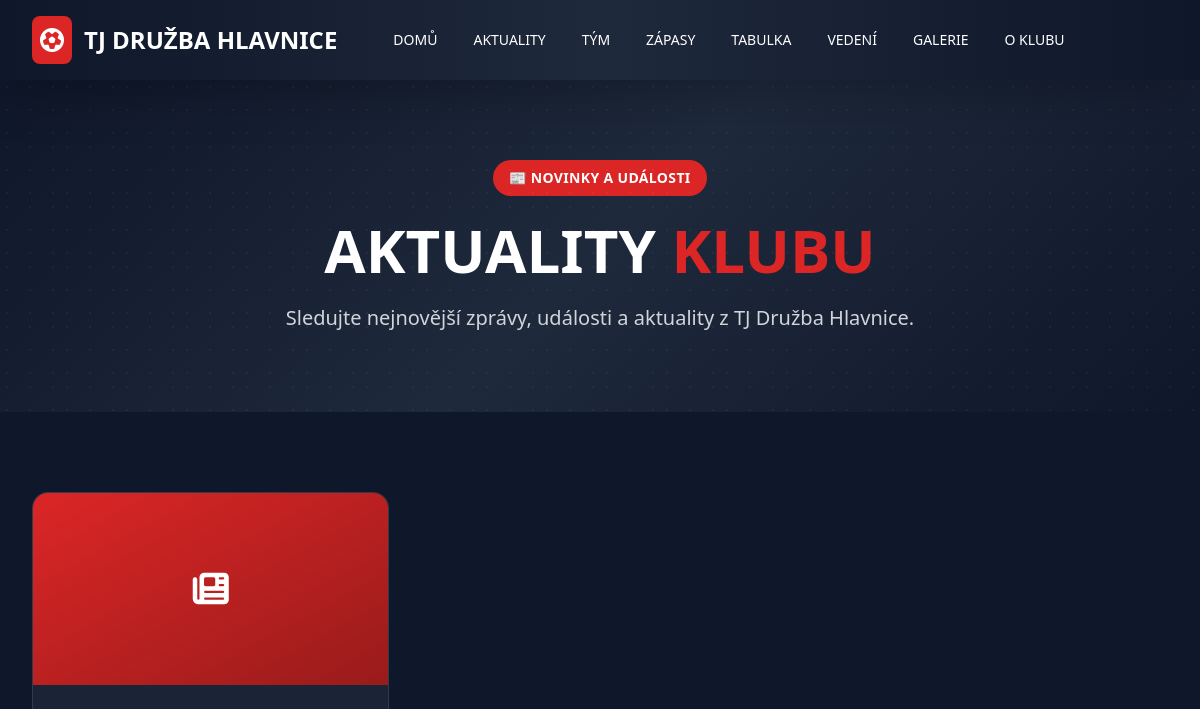
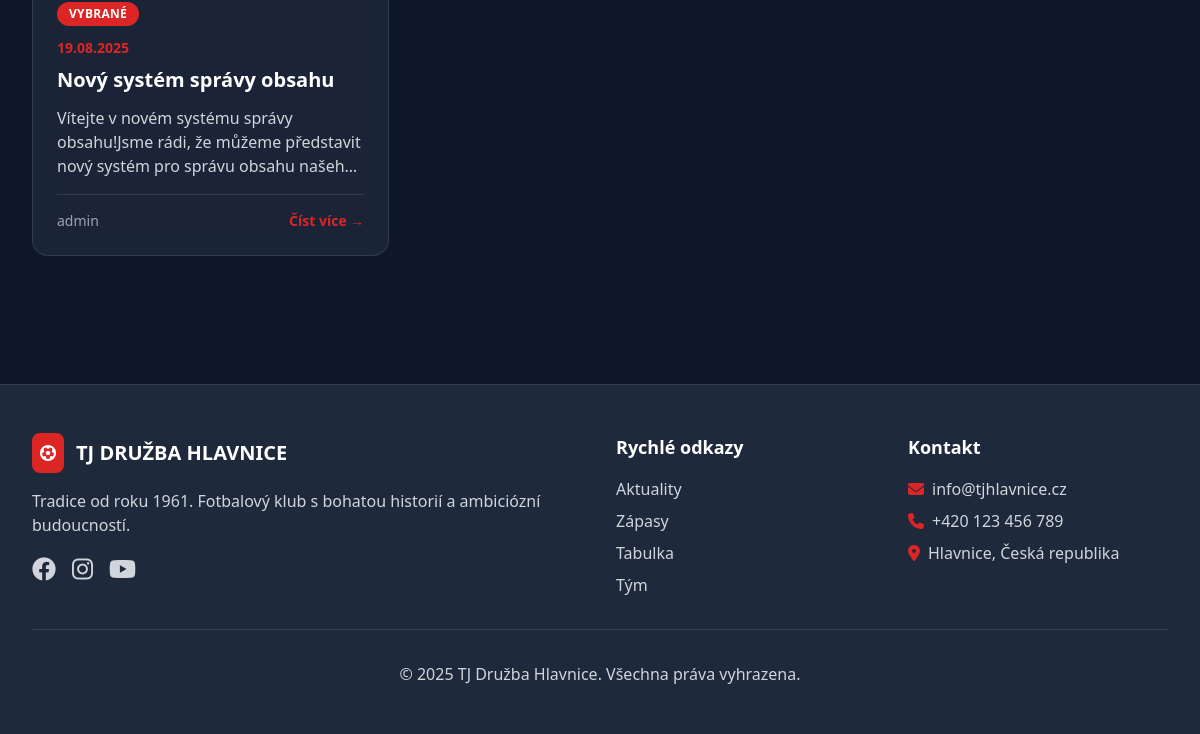
The page /news/ on the database as committed earlier (2 pictures, top to bottom).
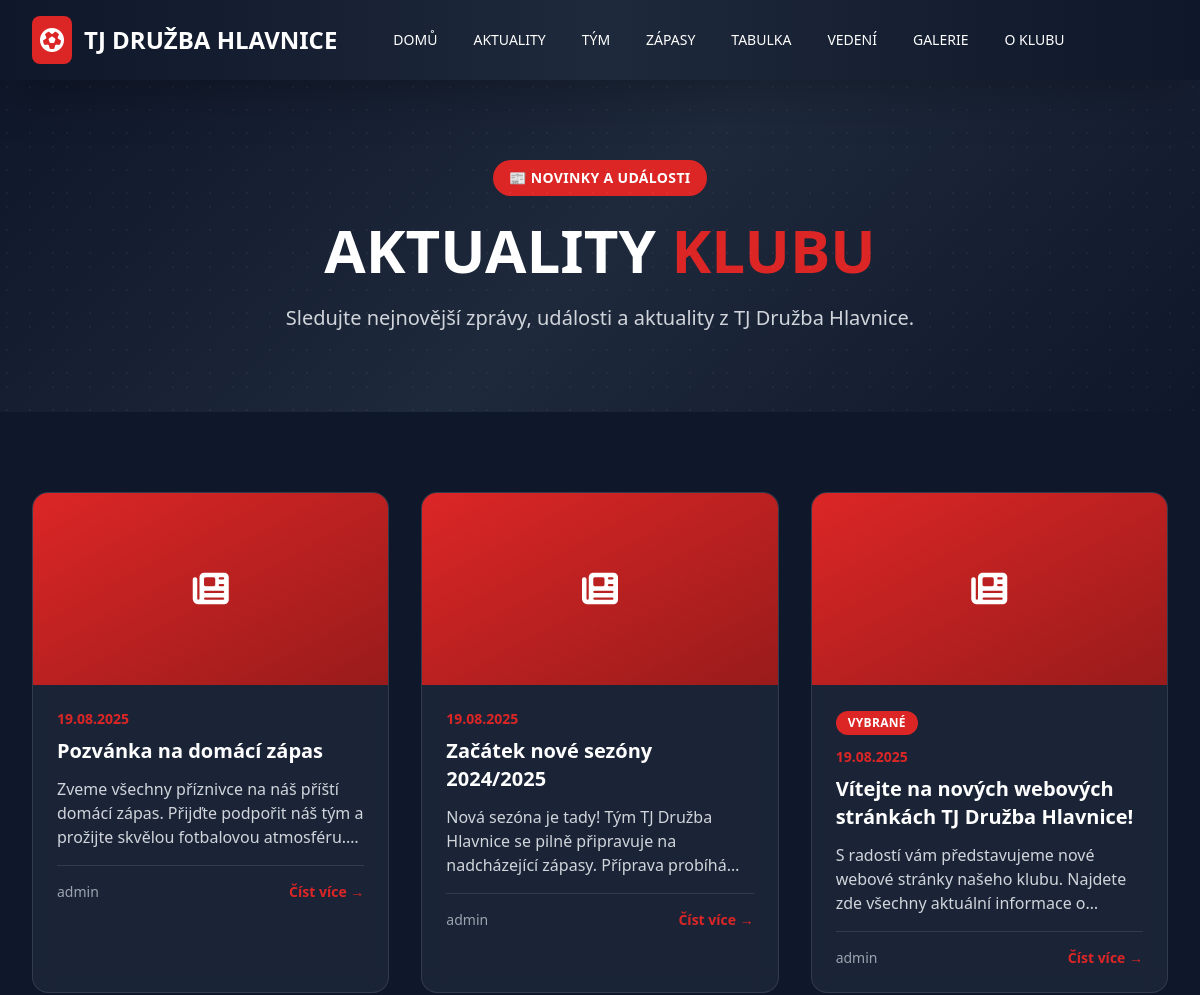
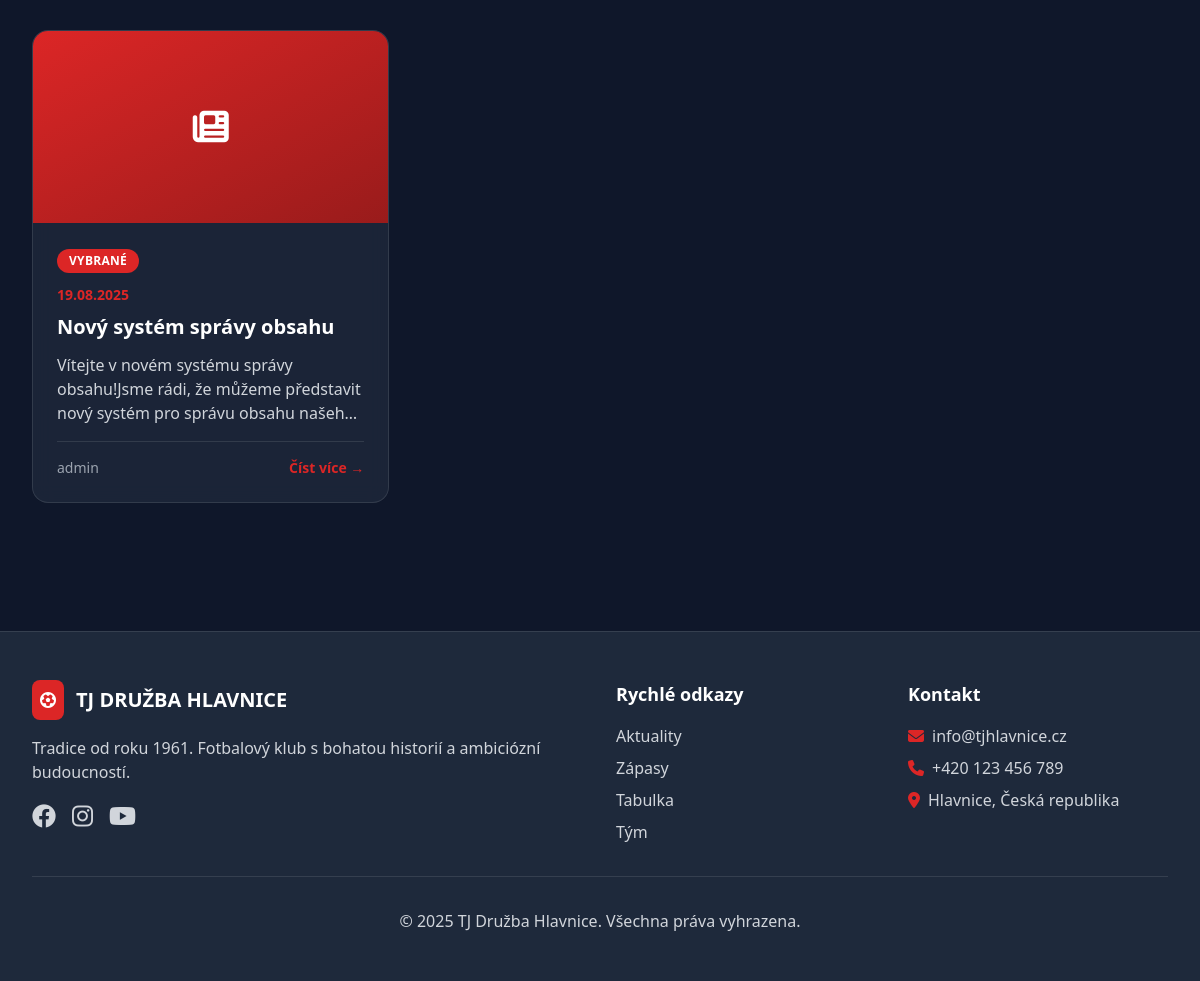
The same page on the database as committed later (2 pictures, top to bottom).
### football/models.py (models this page shows, shortened)
class News(models.Model):
    title = models.CharField(max_length=200, verbose_name=_("Nadpis"))
    content = CKEditor5Field(config_name='extends', verbose_name=_("Obsah"), help_text=_("Obsah článku"))
    image = models.ImageField(upload_to='news/', blank=True, null=True, verbose_name=_("Obrázek"))
    created_at = models.DateTimeField(auto_now_add=True, verbose_name=_("Vytvořeno"))
    updated_at = models.DateTimeField(auto_now=True, verbose_name=_("Upraveno"))
    author = models.ForeignKey(User, on_delete=models.CASCADE, verbose_name=_("Autor"))
    is_featured = models.BooleanField(default=False, verbose_name=_("Doporučený článek"))
    published = models.BooleanField(default=True, verbose_name=_("Publikováno"))
    class Meta:
        ordering = ['-created_at']
        verbose_name = _("Aktualita")
        verbose_name_plural = _("Aktuality")

### football/views.py (the view)
# urls.py: path('news/', views.NewsListView.as_view(), name='news_list'),
class NewsListView(ListView):
    model = News
    template_name = 'football/news_list.html'
    context_object_name = 'news_list'
    paginate_by = 10
    def get_queryset(self):
        try:
            return News.objects.filter(published=True)
        except Exception as e:
            import logging
            logger = logging.getLogger(__name__)
            logger.error(f"Error fetching news: {e}")
            return News.objects.none()

### templates/football/news_list.html (shortened to what this page needs)
{% extends 'base.html' %} {% load static %}  {% block content %}
<section class="hero-bg py-20 px-4 sm:px-6 lg:px-8">
  <div class="max-w-7xl mx-auto text-center">
    <span
      class="inline-block bg-club-red px-4 py-2 rounded-full text-sm font-semibold uppercase tracking-wide text-white mb-6"
    >
      📰 Novinky a události
    </span>
    <h1 class="text-4xl lg:text-6xl font-bold text-white mb-6">
      AKTUALITY <span class="text-club-red">KLUBU</span>
    </h1>
    <p class="text-xl text-gray-300 max-w-3xl mx-auto">
      Sledujte nejnovější zprávy, události a aktuality z TJ Družba Hlavnice.
    </p>
  </div>
</section>
<section class="py-20 px-4 sm:px-6 lg:px-8">
  <div class="max-w-7xl mx-auto">
    {% if news_list %}
    <div class="grid grid-cols-1 md:grid-cols-2 lg:grid-cols-3 gap-8">
      {% for news in news_list %}
      <article
        class="glass-card rounded-2xl overflow-hidden hover:scale-105 transition-all duration-300"
      >
        {% if news.image %}
        <div
          class="h-48 bg-cover bg-center"
          style="background-image: url('{{ news.image.url }}');"
        ></div>
        {% else %}
        <div
          class="h-48 bg-gradient-to-br from-club-red to-club-red-dark flex items-center justify-center"
        >
          <i class="fas fa-newspaper text-4xl text-white"></i>
        </div>
        {% endif %}
        <div class="p-6">
          {% if news.is_featured %}
          <div
            class="inline-block bg-club-red text-white text-xs px-3 py-1 rounded-full mb-3 font-semibold uppercase tracking-wide"
          >
            Vybrané
          </div>
          {% endif %}
          <div class="text-club-red text-sm font-semibold mb-2">
            {{ news.created_at|date:"d.m.Y" }}
          </div>
          <h2 class="text-xl font-bold text-white mb-3 line-clamp-2">
            <a
              href="{% url 'news_detail' news.pk %}"
              class="hover:text-club-red transition-colors duration-200"
            >
              {{ news.title }}
            </a>
          </h2>
          <p class="text-gray-300 mb-4 line-clamp-3">
            {{ news.content|striptags|truncatewords:20 }}
          </p>
          <div
            class="flex items-center justify-between pt-4 border-t border-white/10"
          >
            <div class="flex items-center text-sm text-gray-400">
              {{ news.author.get_full_name|default:news.author.username }}
            </div>
            <a
              href="{% url 'news_detail' news.pk %}"
              class="text-club-red hover:text-white font-semibold text-sm transition-colors duration-200"
            >
              Číst více →
            </a>
          </div>
        </div>
      </article>
      {% endfor %}
    </div>
    {% endif %}
  </div>
  {% endblock %}

Rows that differ between the two databases and show on the page:
added News: created_at "19.08.2025", title "Pozvánka na domácí zápas", content "Zveme všechny příznivce na náš příští domácí zápas. Přijďte podpořit náš tým a prožijte skvělou fotbalovou…", author.get_full_name "admin"
added News: created_at "19.08.2025", title "Začátek nové sezóny 2024/2025", content "Nová sezóna je tady! Tým TJ Družba Hlavnice se pilně připravuje na nadcházející zápasy. Příprava…", author.get_full_name "admin"
added News: is_featured "VYBRANÉ", created_at "19.08.2025", title "Vítejte na nových webových stránkách TJ Družba Hlavnice!", content "S radostí vám představujeme nové webové stránky našeho klubu. Najdete zde všechny aktuální informace…", author.get_full_name "admin"
